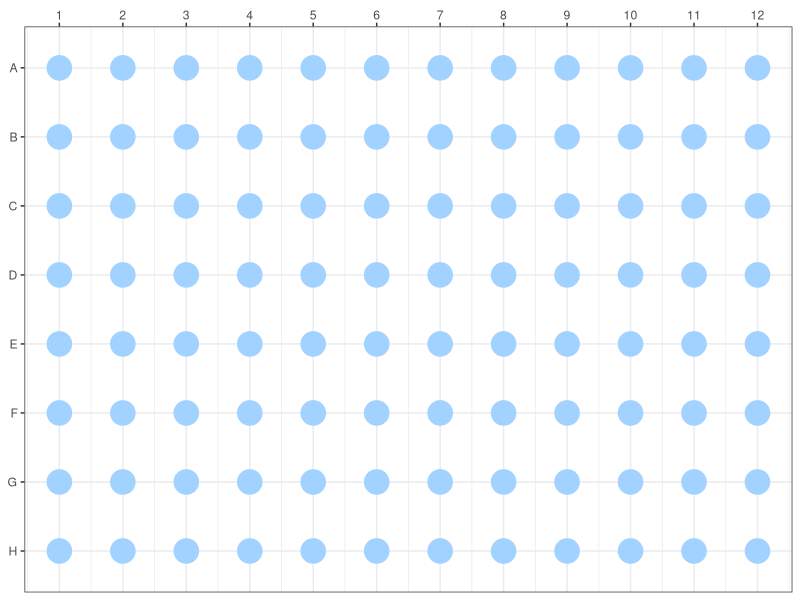
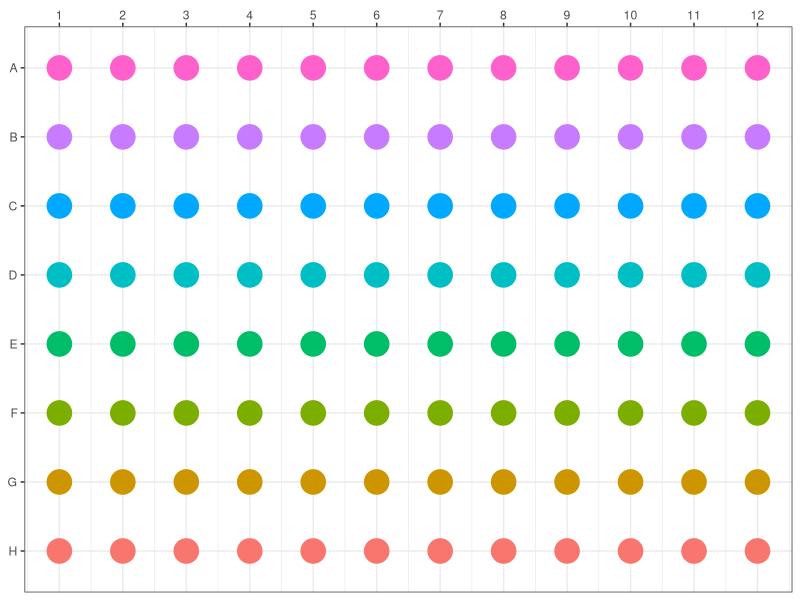

Recreate these plots in R, in order.
## ---- chunk 1
library(tidyverse)

# Generate "well" coordinates x , y
y <- LETTERS[1:8]
x <- 1:12

# Generate all the x, y combination and put into data.frame "plate"
plate <- expand.grid(x,y)

# Draw a 96-well
# levels = LETTERS[8:1] to keep  "A" to "H" at y-axis
ggplot(plate,aes(Var1,factor(Var2,levels = LETTERS[8:1])))+
  geom_point(size=8,color="#a2d2ff")+
  scale_x_continuous(breaks = seq(1,12,by=1), position = "top")+
  scale_y_discrete(breaks=LETTERS[1:8])+
  labs(x=NULL,
       y=NULL)+
  theme_bw()+
  theme(legend.position = "none")
## ---- chunk 2
library(tidyverse)

# Generate "well" coordinates x , y
y <- LETTERS[8:1] # just change LETTERS[1:8] to  LETTERS[8:1]
x <- 1:12

# Generate all the x, y combination and put into data.frame "plate"
plate <- expand.grid(x,y)

# Draw a 96-well

ggplot(plate,aes(Var1,Var2, color=Var2))+
  geom_point(size=8)+
  scale_x_continuous(breaks = seq(1,12,by=1), position = "top")+
  scale_y_discrete(breaks=LETTERS[1:8])+
  labs(x=NULL,
       y=NULL)+
  theme_bw()+
  theme(legend.position = "none")
